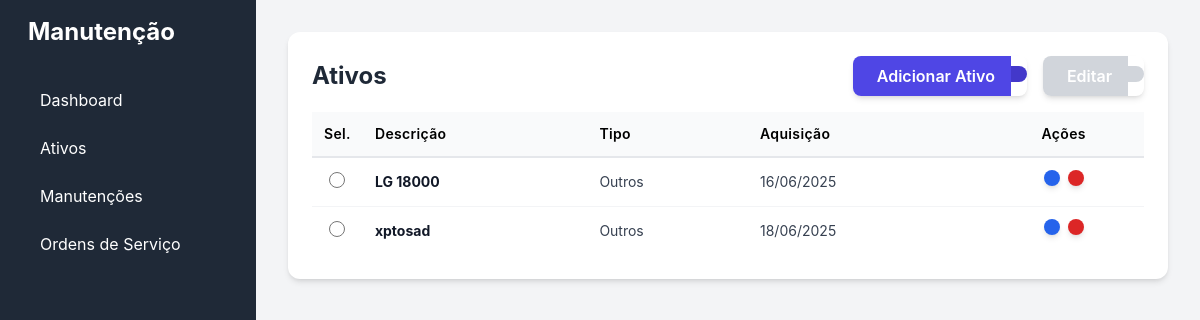
The page /ativos/ on the database as committed earlier.
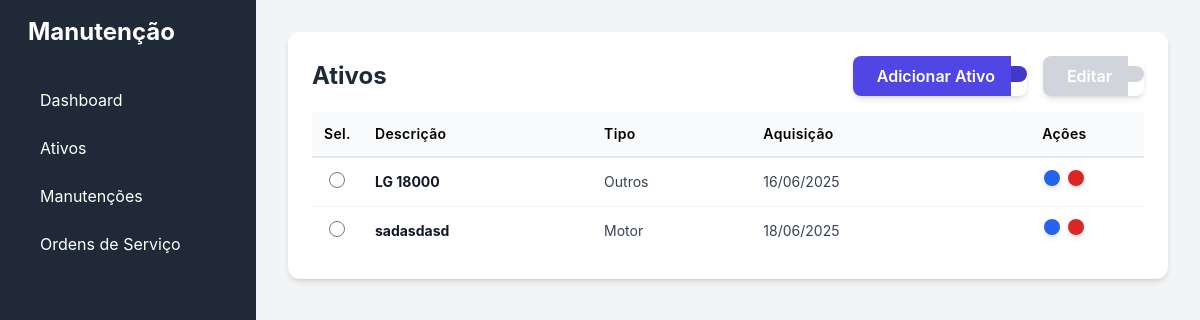
The same page on the database as committed later.
### manutencao_app/models.py (models this page shows, shortened)
class Ativo(models.Model):
    class TipoAtivoChoices(models.TextChoices):
        VEICULO = 'VEICULO', 'Veículo'
        MOTOR = 'MOTOR', 'Motor'
        OUTROS = 'OUTROS', 'Outros'
    class TipoContadorChoices(models.TextChoices):
        HODOMETRO = 'HODOMETRO', 'Hodômetro'
        HORIMETRO = 'HORIMETRO', 'Horímetro'
    descricao = models.CharField(max_length=255, verbose_name="Descrição")
    tipo_ativo = models.CharField(
        max_length=10,
        choices=TipoAtivoChoices.choices,
        default=TipoAtivoChoices.OUTROS,
        verbose_name="Tipo de Ativo"
    )
    data_fabricacao = models.DateField(verbose_name="Data de Fabricação", null=True, blank=True)
    data_aquisicao = models.DateField(verbose_name="Data de Aquisição")
    tipo_contador_principal = models.CharField(
        max_length=10,
        choices=TipoContadorChoices.choices,
        verbose_name="Tipo de Contador Principal"
    )
    hodometro_inicial = models.FloatField(default=0, verbose_name="Hodômetro Inicial/Atual")
    horimetro_inicial = models.FloatField(default=0, verbose_name="Horímetro Inicial/Atual")
    observacao = models.TextField(blank=True, null=True, verbose_name="Observação")
    class Meta:
        verbose_name = "Ativo"
        verbose_name_plural = "Ativos"

### manutencao_app/views.py (the view)
# urls.py: path('ativos/', listViewAtivos, name='ativo_list'),
def listViewAtivos(request):
    query = request.GET.get('q')
    if query:
        ativos = Ativo.objects.filter(descricao__icontains=query)
    else:
        ativos = Ativo.objects.all()
    form = AtivoForm()
    context = {
        'object_list': ativos, # Mudei para object_list para consistência com CBVs
        'form': form, # Passe o formulário para o template
    }
    return render(request, 'ativos/ativo_list.html', context)

### manutencao_app/forms.py
class AtivoForm(forms.ModelForm):
    class Meta:
        model = Ativo
        fields = '__all__'
        widgets = {
            'data_fabricacao': forms.DateInput(attrs={'type': 'date'}),
            'data_aquisicao': forms.DateInput(attrs={'type': 'date'}),
            'observacao': forms.Textarea(attrs={'rows': 3}),
        }

### manutencao_app/templates/ativos/ativo_list.html (shortened to what this page needs)
{% extends 'base.html' %}
{% load widget_tweaks %}
{% block content %}
<div class="bg-white p-6 rounded-xl shadow-md">
    <div class="flex justify-between items-center mb-4 flex-wrap gap-4">
        <h2 class="text-2xl font-bold text-gray-800">Ativos</h2>
        <div class="flex items-center gap-4">
            <div class="relative inline-flex shadow-md rounded-lg js-split-button-container">
                <button data-action-type="add" data-url="{% url 'ativo_create' %}" type="button" class="js-main-btn bg-indigo-600 text-white px-4 py-2 font-semibold hover:bg-indigo-700 flex items-center gap-2 rounded-l-lg"> Adicionar Ativo</button>
                <div class="relative"><button type="button" class="js-dropdown-btn bg-indigo-700 text-white px-2 py-2 hover:bg-indigo-800 rounded-r-lg"></button></div>
            </div>
            <div class="relative inline-flex shadow-md rounded-lg js-split-button-container">
                <button id="global-edit-btn" data-action-type="edit" type="button" class="js-main-btn bg-blue-600 text-white px-4 py-2 font-semibold flex items-center gap-2 rounded-l-lg disabled:bg-gray-300 disabled:cursor-not-allowed" disabled> Editar</button>
                <div class="relative"><button id="global-edit-dropdown-btn" type="button" class="js-dropdown-btn bg-blue-700 text-white px-2 py-2 hover:bg-blue-800 rounded-r-lg disabled:bg-gray-300 disabled:cursor-not-allowed" disabled></button></div>
            </div>
        </div>
    </div>
    <div class="overflow-x-auto">
        <table class="w-full text-left">
            <thead class="bg-gray-50 border-b-2 border-gray-200">
                <tr>
                    <th class="p-3 text-sm font-semibold tracking-wide w-12 text-center">Sel.</th>
                    <th class="p-3 text-sm font-semibold tracking-wide">Descrição</th>
                    <th class="p-3 text-sm font-semibold tracking-wide">Tipo</th>
                    <th class="p-3 text-sm font-semibold tracking-wide">Aquisição</th>
                    <th class="p-3 text-sm font-semibold tracking-wide text-center">Ações</th>
                </tr>
            </thead>
            <tbody id="ativos-table-body" class="divide-y divide-gray-100">
                {% for ativo in object_list %}
                <tr class="hover:bg-gray-50">
                    <td class="p-3 text-center">
                        <input type="radio" name="ativo_selecionado" class="js-select-row h-4 w-4 text-indigo-600 border-gray-300 focus:ring-indigo-500" value="{{ ativo.pk }}" data-update-url="{% url 'ativo_update' pk=ativo.pk %}">
                    </td>
                    <td class="p-3 text-sm font-bold text-gray-900">{{ ativo.descricao }}</td>
                    <td class="p-3 text-sm text-gray-700">{{ ativo.get_tipo_ativo_display }}</td>
                    <td class="p-3 text-sm text-gray-700">{{ ativo.data_aquisicao|date:"d/m/Y" }}</td>
                    <td class="p-3 text-sm text-gray-700 text-center flex justify-center gap-2">
                        <button type="button"
                                class="js-main-btn bg-blue-600 text-white p-2 rounded-lg shadow-md hover:bg-blue-700"
                                title="Editar este item"
                                data-action-type="edit"
                                data-url="{% url 'ativo_update' pk=ativo.pk %}">
                        </button>
                        <button type="button" class="js-delete-btn bg-red-600 text-white p-2 rounded-lg shadow-md hover:bg-red-700" title="Excluir" data-url="{% url 'ativo_delete' pk=ativo.pk %}" data-nome="{{ ativo.descricao }}"></button>
                    </td>
                </tr>
                {% empty %}
                <tr><td colspan="5" class="text-center p-4 text-gray-500">Nenhum ativo cadastrado.</td></tr>
                {% endfor %}
            </tbody>
        </table>
    </div>
</div>
{% endblock %}

Rows that differ between the two databases and show on the page:
removed Ativo: descricao "xptosad", tipo_ativo "Outros", data_aquisicao "18/06/2025"
added Ativo: descricao "sadasdasd", tipo_ativo "Motor", data_aquisicao "18/06/2025"
